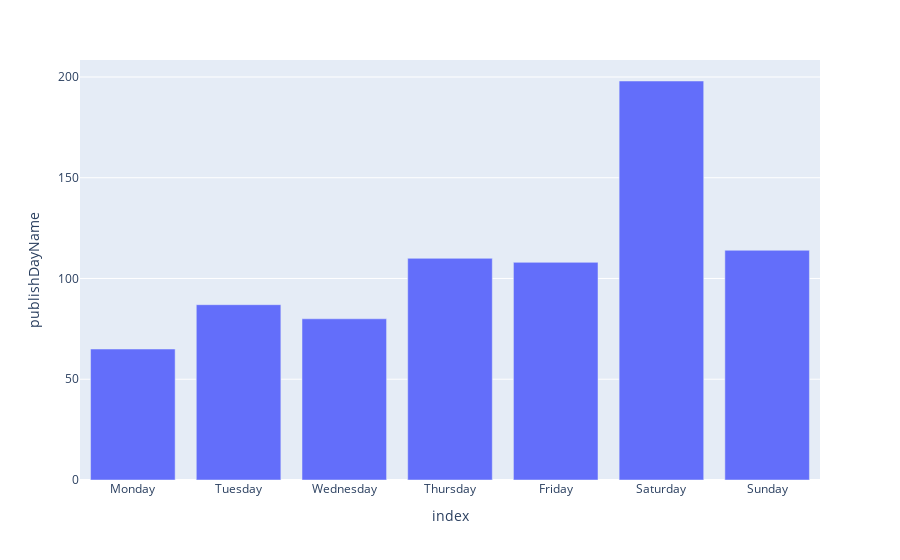

Notebook cell for this chart:
### Code cell
px.bar(day_df,y='publishDayName')

### Figure 1 — Plotly figure (JSON) as saved in the notebook; plotly's stock layout.template omitted (floating-point values rounded to 4 significant figures)
{"data": [{"alignmentgroup": "True", "hovertemplate": "index=%{x}<br>publishDayName=%{y}<extra></extra>", "legendgroup": "", "marker": {"color": "#636efa", "pattern": {"shape": ""}}, "name": "", "offsetgroup": "", "orientation": "v", "showlegend": false, "textposition": "auto", "type": "bar", "x": ["Monday", "Tuesday", "Wednesday", "Thursday", "Friday", "Saturday", "Sunday"], "xaxis": "x", "y": [65, 87, 80, 110, 108, 198, 114], "yaxis": "y"}], "layout": {"barmode": "relative", "legend": {"tracegroupgap": 0}, "margin": {"t": 60}, "xaxis": {"anchor": "y", "domain": [0, 1], "title": {"text": "index"}}, "yaxis": {"anchor": "x", "domain": [0, 1], "title": {"text": "publishDayName"}}}}
